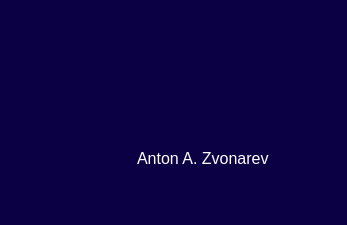
<?xml version="1.0" encoding="UTF-8"?>
<ui version="4.0">
 <class>StartForm</class>
 <widget class="QWidget" name="StartForm">
  <property name="geometry">
   <rect>
    <x>0</x>
    <y>0</y>
    <width>347</width>
    <height>225</height>
   </rect>
  </property>
  <property name="maximumSize">
   <size>
    <width>659</width>
    <height>16777215</height>
   </size>
  </property>
  <property name="windowTitle">
   <string>Form</string>
  </property>
  <property name="styleSheet">
   <string notr="true">background:rgb(12,0,69);</string>
  </property>
  <layout class="QVBoxLayout" name="verticalLayout">
   <property name="leftMargin">
    <number>25</number>
   </property>
   <property name="topMargin">
    <number>25</number>
   </property>
   <property name="rightMargin">
    <number>25</number>
   </property>
   <property name="bottomMargin">
    <number>25</number>
   </property>
   <item>
    <layout class="QHBoxLayout" name="horizontalLayout_2">
     <property name="leftMargin">
      <number>50</number>
     </property>
     <property name="topMargin">
      <number>0</number>
     </property>
     <property name="rightMargin">
      <number>50</number>
     </property>
     <property name="bottomMargin">
      <number>0</number>
     </property>
     <item>
      <widget class="QLabel" name="label">
       <property name="text">
        <string/>
       </property>
       <property name="pixmap">
        <pixmap resource="recourses.qrc">:/icon/resource/stankin-logo_2.png</pixmap>
       </property>
       <property name="scaledContents">
        <bool>true</bool>
       </property>
      </widget>
     </item>
    </layout>
   </item>
   <item>
    <layout class="QHBoxLayout" name="horizontalLayout">
     <property name="topMargin">
      <number>0</number>
     </property>
     <item>
      <spacer name="horizontalSpacer_2">
       <property name="orientation">
        <enum>Qt::Horizontal</enum>
       </property>
       <property name="sizeHint" stdset="0">
        <size>
         <width>40</width>
         <height>20</height>
        </size>
       </property>
      </spacer>
     </item>
     <item>
      <widget class="QLabel" name="label_3">
       <property name="minimumSize">
        <size>
         <width>32</width>
         <height>32</height>
        </size>
       </property>
       <property name="maximumSize">
        <size>
         <width>32</width>
         <height>32</height>
        </size>
       </property>
       <property name="text">
        <string/>
       </property>
       <property name="pixmap">
        <pixmap resource="recourses.qrc">:/icon/resource/shotInLeg_splash_crcl.png</pixmap>
       </property>
       <property name="scaledContents">
        <bool>true</bool>
       </property>
      </widget>
     </item>
     <item>
      <spacer name="horizontalSpacer">
       <property name="orientation">
        <enum>Qt::Horizontal</enum>
       </property>
       <property name="sizeType">
        <enum>QSizePolicy::Fixed</enum>
       </property>
       <property name="sizeHint" stdset="0">
        <size>
         <width>20</width>
         <height>20</height>
        </size>
       </property>
      </spacer>
     </item>
     <item>
      <widget class="QLabel" name="label_2">
       <property name="font">
        <font>
         <pointsize>12</pointsize>
        </font>
       </property>
       <property name="styleSheet">
        <string notr="true">color: white;</string>
       </property>
       <property name="text">
        <string>Anton A. Zvonarev</string>
       </property>
      </widget>
     </item>
     <item>
      <spacer name="horizontalSpacer_3">
       <property name="orientation">
        <enum>Qt::Horizontal</enum>
       </property>
       <property name="sizeHint" stdset="0">
        <size>
         <width>40</width>
         <height>20</height>
        </size>
       </property>
      </spacer>
     </item>
    </layout>
   </item>
  </layout>
 </widget>
 <resources>
  <include location="recourses.qrc"/>
 </resources>
 <connections/>
</ui>
